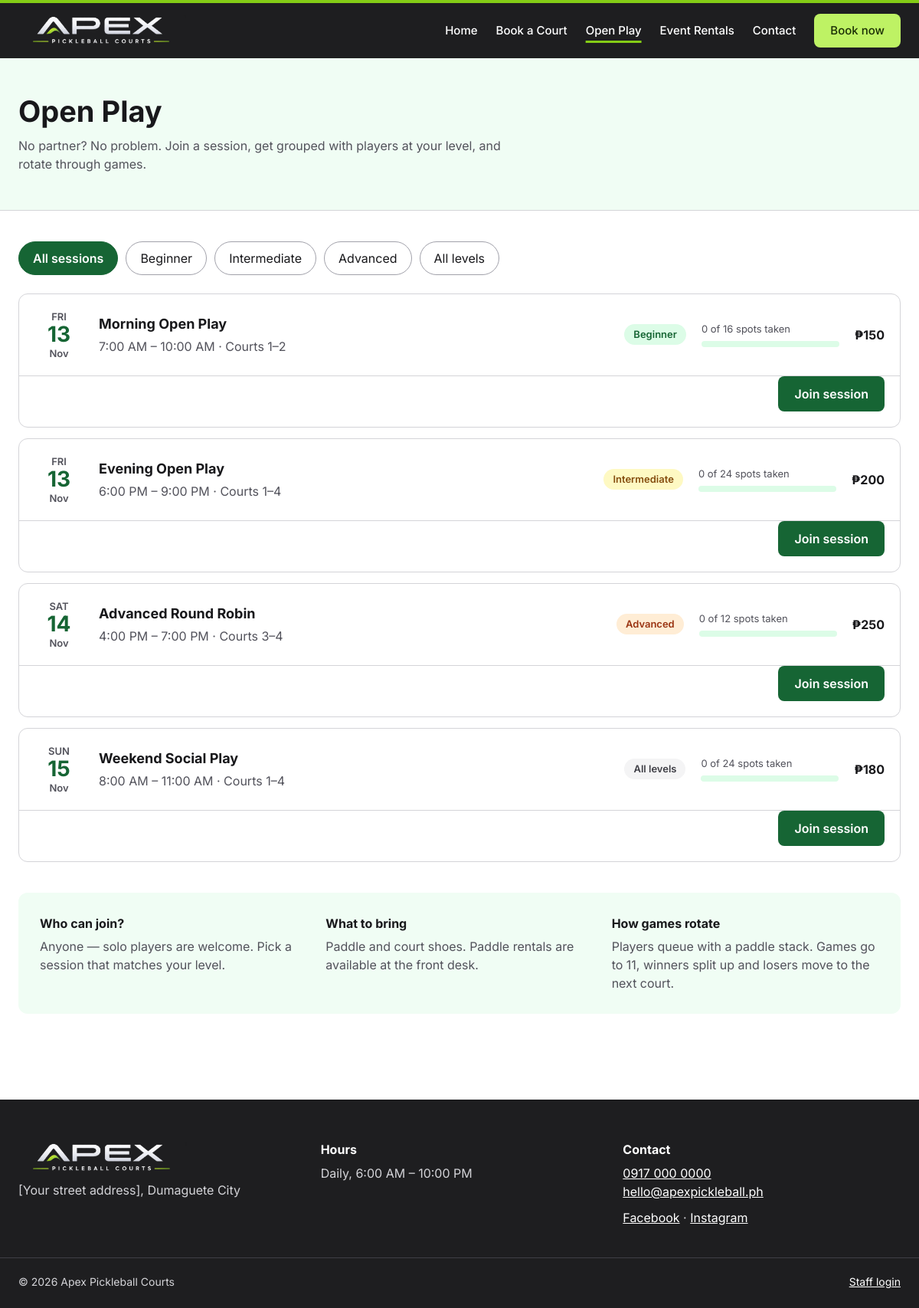
The page /open-play.php on the database its author committed.
### tables this page shows
CREATE TABLE open_play_sessions (
  id INT AUTO_INCREMENT PRIMARY KEY,
  title VARCHAR(100) NOT NULL,
  session_date DATE NOT NULL,
  start_time TIME NOT NULL,
  end_time TIME NOT NULL,
  courts_label VARCHAR(50) NOT NULL,
  skill_level VARCHAR(20) NOT NULL DEFAULT 'All levels',  
  capacity INT NOT NULL DEFAULT 16,
  price DECIMAL(10,2) NOT NULL,
  created_at TIMESTAMP DEFAULT CURRENT_TIMESTAMP
);

### includes/functions.php (called while the page is built, shortened)
<?php
function e($value): string
{
    return htmlspecialchars((string) $value, ENT_QUOTES, 'UTF-8');
}
function money($amount): string
{
    return '₱' . number_format((float) $amount, 0);
}
function fmt_time(string $time): string
{
    return date('g:i A', strtotime($time));
}
function fmt_date(string $date, string $format = 'D, M j'): string
{
    return date($format, strtotime($date));
}
function level_class(string $level): string
{
    return [
        'Beginner' => 'tag-green',
        'Intermediate' => 'tag-yellow',
        'Advanced' => 'tag-orange',
    ][$level] ?? 'tag-gray';
}

### open-play.php (the view, shortened to what this page needs)
<?php
require __DIR__ . '/includes/functions.php';
$pdo = db();
$today = date('Y-m-d');
$levels = ['Beginner', 'Intermediate', 'Advanced', 'All levels'];
$openSession = 0;
$level = in_array($_GET['level'] ?? '', $levels, true) ? $_GET['level'] : '';
$sql = "SELECT s.*,
          (SELECT COUNT(*) FROM open_play_signups u WHERE u.session_id = s.id AND u.status = 'joined') AS joined
        FROM open_play_sessions s
        WHERE s.session_date >= ?" . ($level ? ' AND s.skill_level = ?' : '') . '
        ORDER BY s.session_date, s.start_time';
$stmt = $pdo->prepare($sql);
$stmt->execute($level ? [$today, $level] : [$today]);
$sessions = $stmt->fetchAll();
require __DIR__ . '/includes/header.php';
?>
<section class="page-head">
  <div class="container">
    <h1>Open Play</h1>
    <p>No partner? No problem. Join a session, get grouped with players at your level, and rotate through games.</p>
  </div>
</section>
<section class="section-tight">
  <div class="container">
    <nav class="filter-pills" aria-label="Filter by skill level">
      <a href="open-play.php" class="<?= $level === '' ? 'active' : '' ?>">All sessions</a>
      <?php foreach ($levels as $l): ?>
        <a href="open-play.php?level=<?= urlencode($l) ?>" class="<?= $level === $l ? 'active' : '' ?>"><?= e($l) ?></a>
      <?php endforeach; ?>
    </nav>
    <?php if (!$sessions): ?>
      <div class="empty">No upcoming sessions<?= $level ? ' for ' . e($level) . ' players' : '' ?> yet. Check back soon or follow us on Facebook for updates.</div>
    <?php else: ?>
      <div class="session-list">
        <?php foreach ($sessions as $s):
          $joined = (int) $s['joined'];
          $cap = max(1, (int) $s['capacity']);
          $full = $joined >= $cap;
          $pct = min(100, round($joined / $cap * 100)); ?>
          <article class="session" id="session-<?= (int) $s['id'] ?>">
            <div class="session-row">
              <div class="session-date"><small><?= e(strtoupper(fmt_date($s['session_date'], 'D'))) ?></small><strong><?= e(fmt_date($s['session_date'], 'j')) ?></strong><small><?= e(fmt_date($s['session_date'], 'M')) ?></small></div>
              <div class="session-info">
                <strong><?= e($s['title']) ?></strong>
                <span class="muted"><?= e(fmt_time($s['start_time'])) ?> – <?= e(fmt_time($s['end_time'])) ?> · <?= e($s['courts_label']) ?></span>
              </div>
              <span class="tag <?= level_class($s['skill_level']) ?>"><?= e($s['skill_level']) ?></span>
              <div class="capacity">
                <span><?= $full ? 'Full' : $joined . ' of ' . $cap . ' spots taken' ?></span>
                <div class="bar" role="img" aria-label="<?= $pct ?>% full"><i style="width: <?= $pct ?>%"></i></div>
              </div>
              <strong><?= money($s['price']) ?></strong>
            </div>
            <details <?= $openSession === (int) $s['id'] ? 'open' : '' ?>>
              <summary class="join-toggle" style="padding: 0 20px 20px; display: flex; justify-content: flex-end">
                <span class="btn <?= $full ? 'btn-outline' : 'btn-primary' ?>"><?= $full ? 'Join waitlist' : 'Join session' ?></span>
              </summary>
            </details>
          </article>
        <?php endforeach; ?>
      </div>
    <?php endif; ?>
    <div class="info-band">
      <div><strong>Who can join?</strong><span class="muted">Anyone — solo players are welcome. Pick a session that matches your level.</span></div>
      <div><strong>What to bring</strong><span class="muted">Paddle and court shoes. Paddle rentals are available at the front desk.</span></div>
      <div><strong>How games rotate</strong><span class="muted">Players queue with a paddle stack. Games go to 11, winners split up and losers move to the next court.</span></div>
    </div>
  </div>
</section>
<?php require __DIR__ . '/includes/footer.php'; ?>

### assets/css/style.css (style rules this page uses)
:root { --charcoal: #1e1e20; --lime: #bef264; --lime-strong: #84cc16; --lime-ink: #1a2e05; --green: #166534; --green-deep: #14532d; --mint: #f0fdf4; --mint-2: #dcfce7; --ink: #18181b; --muted: #52525b; --line: #d4d4d8; --line-soft: #e4e4e7; --white: #ffffff; --radius: 12px; --shadow: 0 8px 24px rgba(20, 83, 45, 0.12); }
*, *::before, *::after { box-sizing: border-box; }
html { scroll-behavior: smooth; }
body { margin: 0; font-family: Inter, system-ui, -apple-system, "Segoe UI", sans-serif; color: var(--ink); background: var(--white); line-height: 1.5; }
a { color: var(--green); }
h1, h2, h3 { line-height: 1.15; margin: 0; }
p { margin: 0; }
.container { max-width: 1200px; margin: 0 auto; padding: 0 24px; }
.muted { color: var(--muted); }
.btn { display: inline-flex; align-items: center; justify-content: center; gap: 8px; min-height: 44px; padding: 10px 20px; border-radius: 8px; border: 1px solid transparent; font: inherit; font-weight: 600; text-decoration: none; cursor: pointer; transition: background .15s, border-color .15s, color .15s, transform .15s; }
.btn-primary { background: var(--green); color: var(--white); }
.section-tight { padding: 40px 0 72px; }
.page-head { background: var(--mint); border-bottom: 1px solid var(--line); }
.page-head .container { padding-top: 48px; padding-bottom: 48px; display: flex; flex-direction: column; gap: 10px; }
.page-head h1 { font-size: 38px; }
.page-head p { color: var(--muted); max-width: 640px; }
.tag { display: inline-block; padding: 4px 12px; border-radius: 999px; font-size: 13px; font-weight: 600; white-space: nowrap; }
.tag-green { background: var(--mint-2); color: var(--green); }
.tag-yellow { background: #fef9c3; color: #854d0e; }
.tag-orange { background: #ffedd5; color: #9a3412; }
.tag-gray { background: #f4f4f5; color: #3f3f46; }
.filter-pills { display: flex; flex-wrap: wrap; gap: 10px; margin-bottom: 24px; }
.filter-pills a { min-height: 44px; padding: 0 18px; border-radius: 999px; border: 1px solid #a1a1aa; display: inline-flex; align-items: center; text-decoration: none; color: var(--ink); background: var(--white); }
.filter-pills a.active { background: var(--green); border-color: var(--green); color: var(--white); font-weight: 600; }
.session-list { display: flex; flex-direction: column; gap: 14px; }
.session { border: 1px solid var(--line); border-radius: var(--radius); background: var(--white); }
.session-row { padding: 20px; display: flex; flex-wrap: wrap; align-items: center; gap: 20px; }
.session-date { width: 64px; text-align: center; line-height: 1.1; }
.session-date small { font-size: 13px; color: var(--muted); font-weight: 600; }
.session-date strong { display: block; font-size: 28px; color: var(--green); }
.session-info { flex: 1 1 220px; display: flex; flex-direction: column; gap: 4px; }
.session-info strong { font-size: 18px; }
.capacity { flex: 0 1 180px; display: flex; flex-direction: column; gap: 6px; font-size: 13px; color: var(--muted); }
.bar { height: 8px; background: var(--mint-2); border-radius: 4px; overflow: hidden; }
.session details { border-top: 1px solid var(--line); }
.session summary.join-toggle { list-style: none; }
.info-band { background: var(--mint); border-radius: var(--radius); padding: 28px; display: grid; grid-template-columns: repeat(auto-fit, minmax(220px, 1fr)); gap: 24px; margin-top: 40px; }
.info-band div { display: flex; flex-direction: column; gap: 6px; }

### rows shown on the page
open_play_sessions: session_date "FRI", session_date "13", session_date "Nov", title "Morning Open Play", start_time "7:00 AM", end_time "10:00 AM", courts_label "Courts 1–2", skill_level "Beginner", joined "0", capacity "16", price "₱150", shows "Join session"
open_play_sessions: session_date "FRI", session_date "13", session_date "Nov", title "Evening Open Play", start_time "6:00 PM", end_time "9:00 PM", courts_label "Courts 1–4", skill_level "Intermediate", joined "0", capacity "24", price "₱200", shows "Join session"
open_play_sessions: session_date "SAT", session_date "14", session_date "Nov", title "Advanced Round Robin", start_time "4:00 PM", end_time "7:00 PM", courts_label "Courts 3–4", skill_level "Advanced", joined "0", capacity "12", price "₱250", shows "Join session"
open_play_sessions: session_date "SUN", session_date "15", session_date "Nov", title "Weekend Social Play", start_time "8:00 AM", end_time "11:00 AM", courts_label "Courts 1–4", skill_level "All levels", joined "0", capacity "24", price "₱180", shows "Join session"

### other values the page prints
$label "Home"
$label "Book a Court"
$label "Open Play"
$label "Event Rentals"
$l "Beginner"
$l "Intermediate"
$l "Advanced"
$l "All levels"
SITE_ADDRESS "[Your street address], Dumaguete City"
SITE_HOURS "Daily, 6:00 AM – 10:00 PM"
SITE_PHONE "0917 000 0000"
SITE_EMAIL "hello@apexpickleball.ph"
SITE_NAME "Apex Pickleball Courts"
